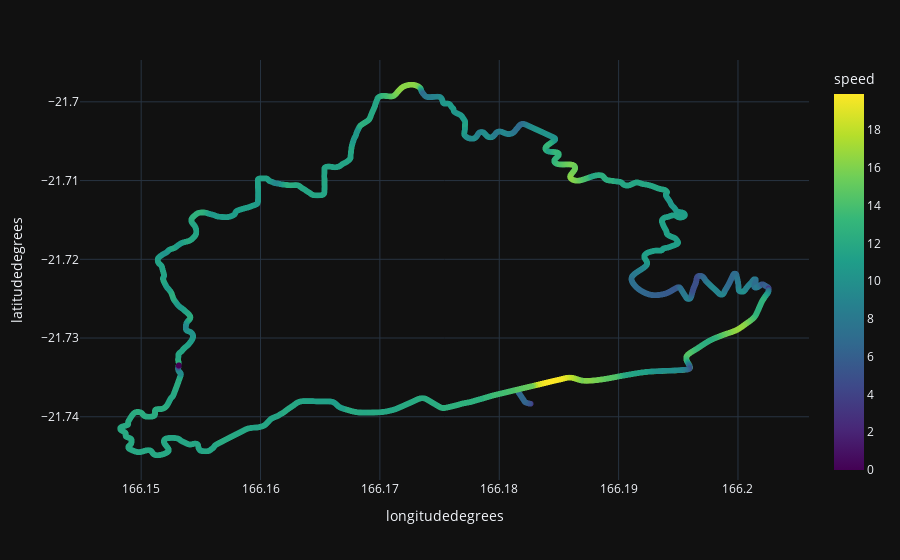

The notebook cell this image was saved under:
### Code cell
px.scatter(act,x="longitudedegrees",y="latitudedegrees",color="speed",hover_name="distancemeters",
            color_continuous_scale='viridis')

### Figure 1 — Plotly figure (JSON) as saved in the notebook; plotly's stock layout.template omitted (floating-point values rounded to 4 significant figures; data arrays with more than 128 entries replaced by an {"elided": "..."} marker saying what was removed)
{"data": [{"hovertemplate": "<b>%{hovertext}</b><br><br>longitudedegrees=%{x}<br>latitudedegrees=%{y}<br>speed=%{marker.color}<extra></extra>", "hovertext": {"elided": "7195 float values"}, "legendgroup": "", "marker": {"color": {"elided": "7195 float values"}, "coloraxis": "coloraxis", "symbol": "circle"}, "mode": "markers", "name": "", "showlegend": false, "type": "scattergl", "x": {"elided": "7195 float values"}, "xaxis": "x", "y": {"elided": "7195 float values"}, "yaxis": "y"}], "layout": {"coloraxis": {"colorbar": {"title": {"text": "speed"}}, "colorscale": [[0, "#440154"], [0.1111, "#482878"], [0.2222, "#3e4989"], [0.3333, "#31688e"], [0.4444, "#26828e"], [0.5556, "#1f9e89"], [0.6667, "#35b779"], [0.7778, "#6ece58"], [0.8889, "#b5de2b"], [1, "#fde725"]]}, "legend": {"tracegroupgap": 0}, "margin": {"t": 60}, "xaxis": {"anchor": "y", "domain": [0, 1], "title": {"text": "longitudedegrees"}}, "yaxis": {"anchor": "x", "domain": [0, 1], "title": {"text": "latitudedegrees"}}}}
